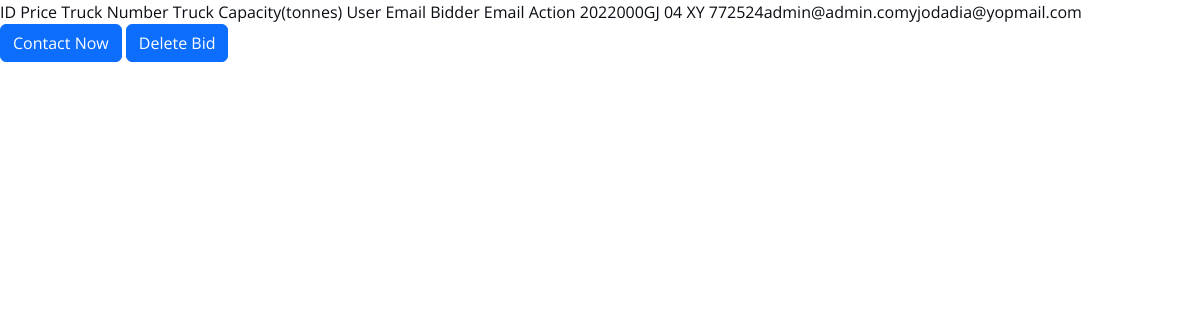
Screenshot of /admin/gbidsearch.php (signed in) with the database file from the repository.
### tables this page shows
CREATE TABLE `bidnow` (
  `bid` int(11) NOT NULL,
  `gid` int(10) NOT NULL,
  `price` int(6) NOT NULL,
  `truckno` varchar(20) NOT NULL,
  `truckcap` int(4) NOT NULL,
  `email` varchar(50) NOT NULL,
  `biddermail` varchar(50) NOT NULL
);

### admin/gbidsearch.php (the view)
<tr>
     <th>ID</th>
     <th>Price</th>
     <th>Truck Number</th>
     <th>Truck Capacity(tonnes)</th>
     <th>User Email</th>
     <th>Bidder Email</th>
     <th class='text-center'>Action</th>
    </tr>
<?php
    include("header.php");
    $table=mysqli_query($conn,"select * from bidnow where truckcap like '$truckcap%'");
    while($row=mysqli_fetch_array($table))
    {
        $goodstab=mysqli_query($conn,"select * from goods where gid=$row[gid]");
        if(mysqli_num_rows($goodstab)>0)
          echo"<tr class='text-success'>";
        else
          echo "<tr class='text-danger'>";
        echo "<td>$row[bid]</td>";
        echo "<td>$row[price]</td>";
        echo "<td>$row[truckno]</td>";
        echo "<td>$row[truckcap]</td>";
        echo "<td>$row[email]</td>";
        echo "<td>$row[biddermail]</td>";
        echo "<td class='text-center'><a href='mailto:$row[biddermail]' class='btn btn-primary'>Contact Now</a> <a href='' class='btn btn-primary'>Delete Bid</a></td>";
        echo "</tr>";
    }
 ?>

### assets/css/main.css (style rules this page uses)
:root { --font-default: "Open Sans", system-ui, -apple-system, "Segoe UI", Roboto, "Helvetica Neue", Arial, "Noto Sans", "Liberation Sans", sans-serif, "Apple Color Emoji", "Segoe UI Emoji", "Segoe UI Symbol", "Noto Color Emoji"; --font-primary: "Inter", sans-serif; --font-secondary: "Poppins", sans-serif; }
:root { --color-default: #0a0d13; --color-primary: #0d42ff; --color-secondary: #0e1d34; }
:root { scroll-behavior: smooth; }
a { color: var(--color-primary); text-decoration: none; }

### rows the page displays
bidnow: bid "20", price "22000", truckno "GJ 04 XY 7725", truckcap "24", email "admin@admin.com", biddermail "yjodadia@yopmail.com"
